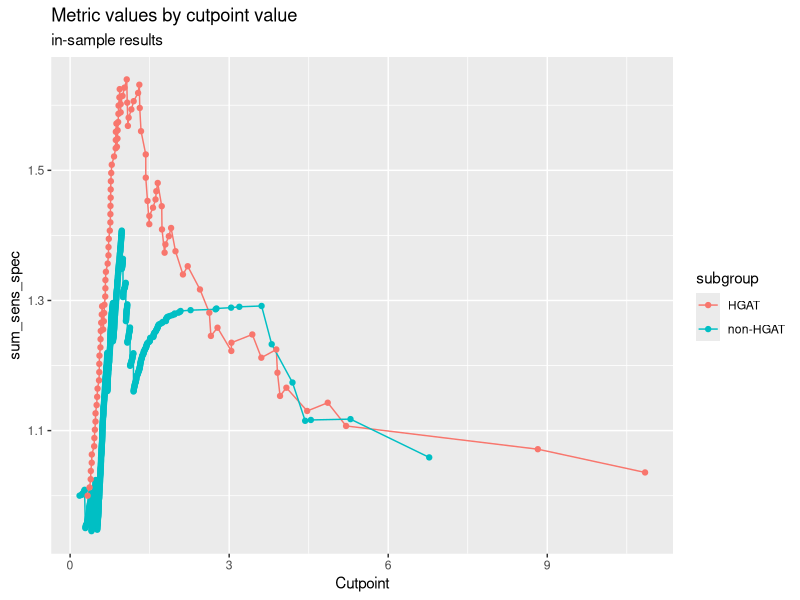
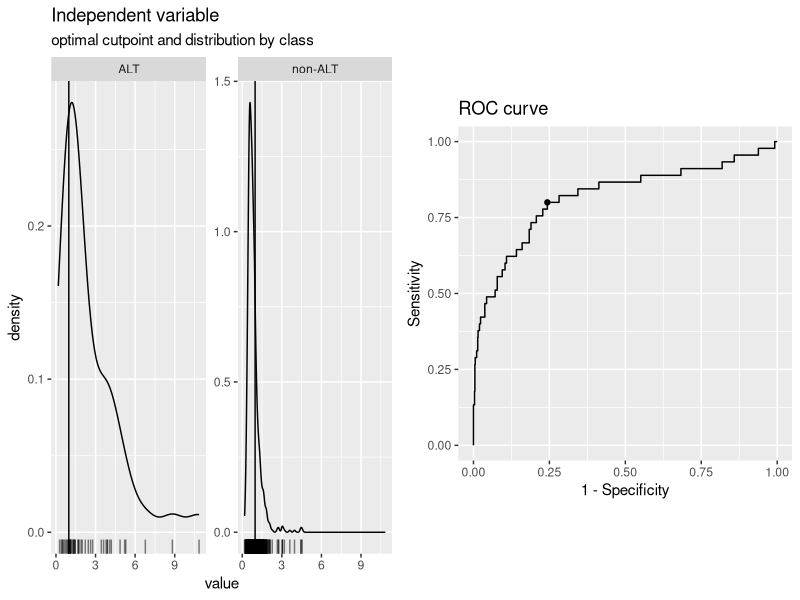
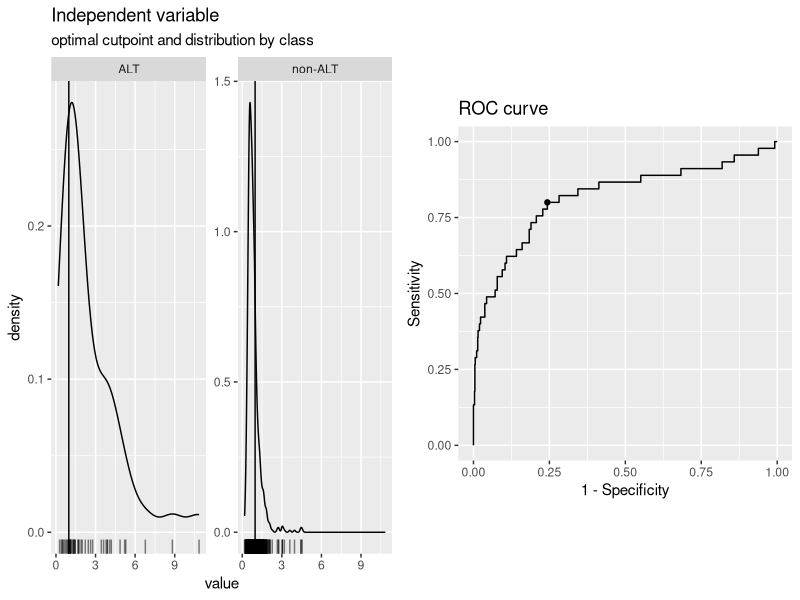
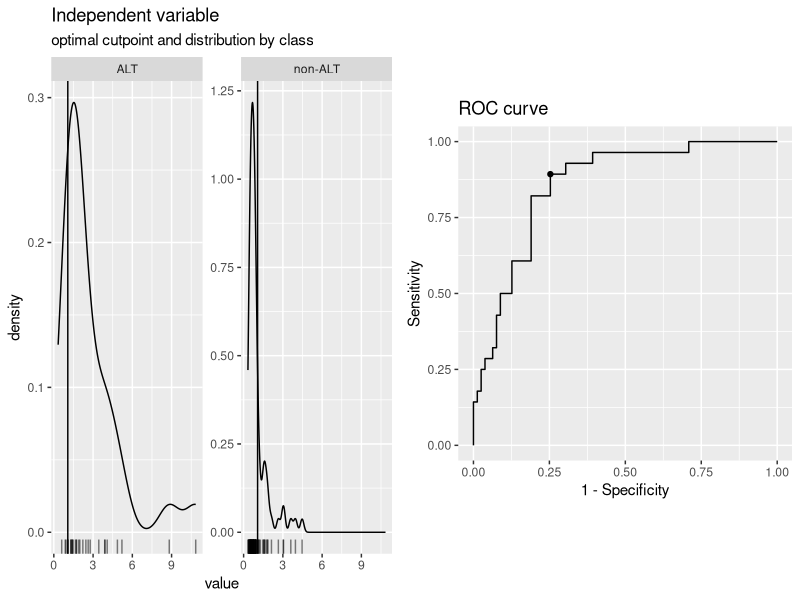
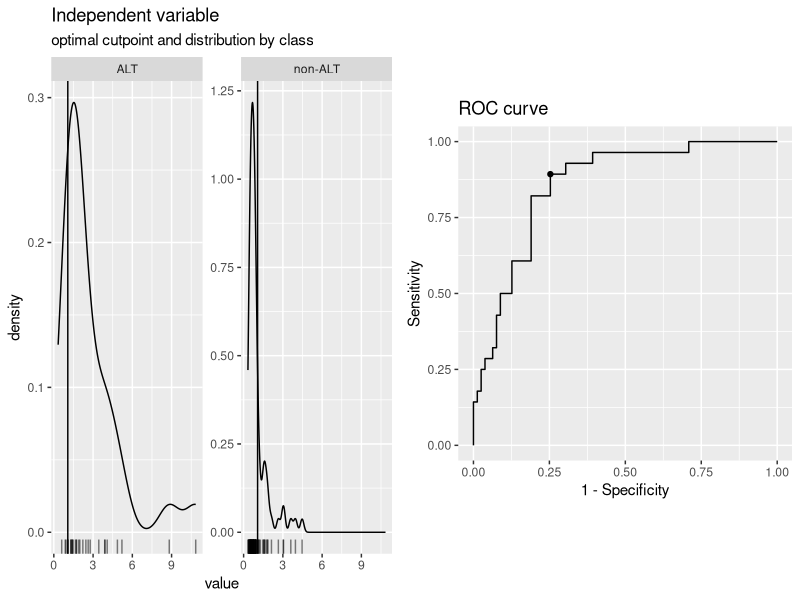
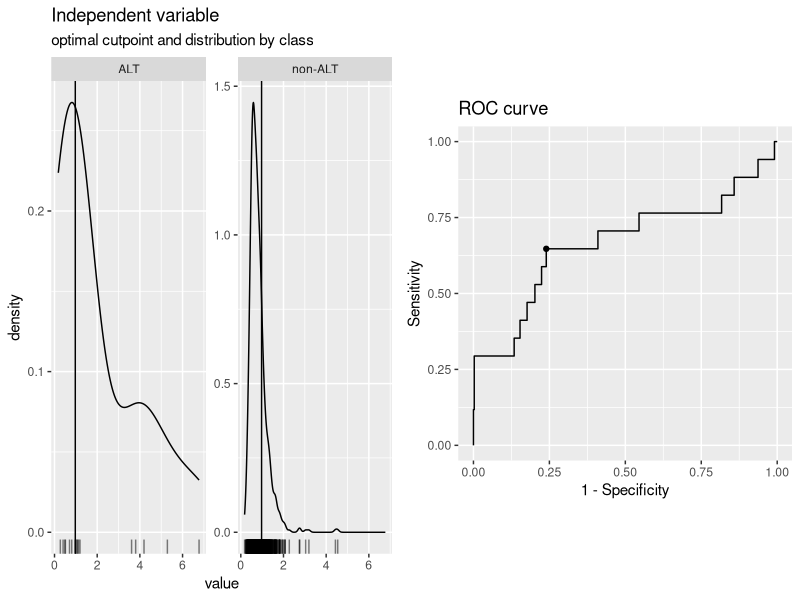
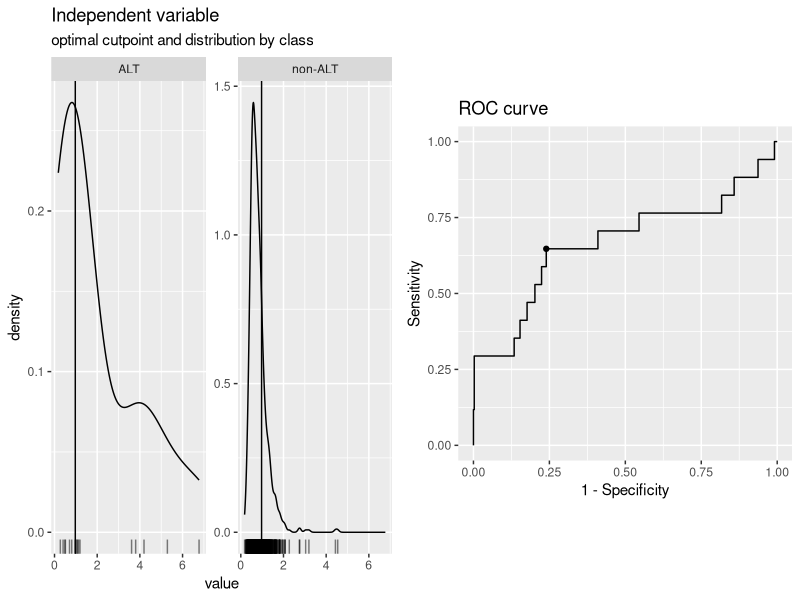
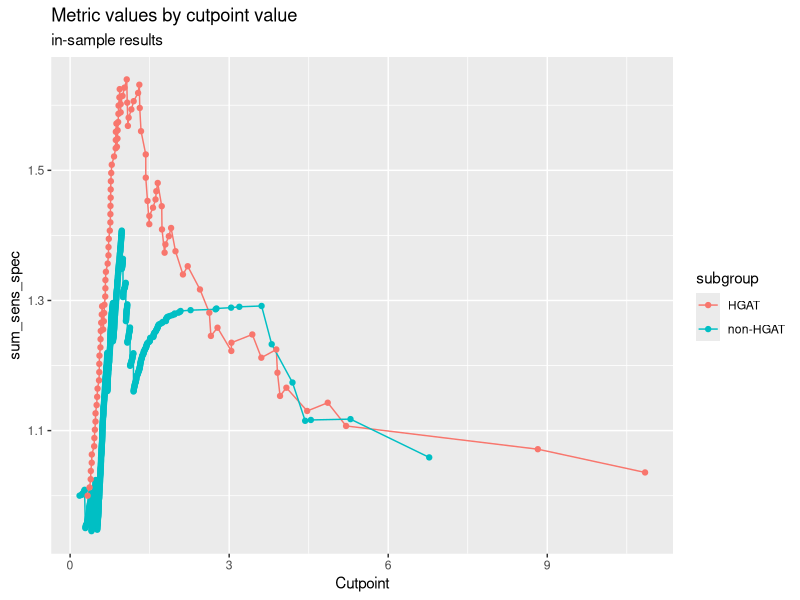

R code for these plots, in order:
## ---- chunk 1
library(cutpointr)
library(tidyverse)

#read in combined file
meta <- read_tsv("../../../analyses/add-histologies/output/ALT PBTA oct 2021 (including all plates)-updated-hist-alt.tsv",
         guess_max = 1000)

#subset for HGG and non-HGG
hgat <- meta %>%
  filter(group == "HGAT")
non_hgat <- meta %>%
  filter(group == "non-HGAT")

#how many per group?
meta %>%
  group_by(group) %>%
  tally()
## ---- chunk 2
opt_cut <- cutpointr(meta, telomere_ratio, phenotype, group, metric = sum_sens_spec, 
                     tol_metric = 0.05, break_ties = c, na.rm = T)
summary(opt_cut)
## ---- chunk 3
plot_metric(opt_cut)
#save as PDF
pdf("../../../analyses/cutpoint-analysis/plots/all-pbta-by-subgroup.pdf", height = 4, width = 6, onefile=FALSE)
plot_metric(opt_cut)
invisible(dev.off())
## ---- chunk 4
opt_cut %>%
  filter(subgroup == "HGAT") %>%
  select(optimal_cutpoint, sum_sens_spec) %>% 
  unnest(cols = c(optimal_cutpoint, sum_sens_spec)) %>%
  arrange(-sum_sens_spec)
## ---- chunk 5
opt_cut %>%
  filter(subgroup == "non-HGAT") %>%
  select(optimal_cutpoint, sum_sens_spec) %>% 
  unnest(cols = c(optimal_cutpoint, sum_sens_spec)) %>%
  arrange(-sum_sens_spec)
## ---- chunk 6
cp <- cutpointr(meta, telomere_ratio, phenotype, 
                method = maximize_metric, metric = sum_sens_spec, na.rm = T)
summary(cp)
## ---- chunk 7
plot(cp)
pdf("../../../analyses/cutpoint-analysis/plots/all-pbta.pdf", height = 4, width = 8, onefile=FALSE)
plot(cp)
invisible(dev.off())
## ---- chunk 8
cp <- cutpointr(hgat, telomere_ratio, phenotype,
                method = maximize_metric, metric = sum_sens_spec, na.rm = T)
summary(cp)
## ---- chunk 9
plot(cp)
pdf("../../../analyses/cutpoint-analysis/plots/hgat.pdf", height = 4, width = 8, onefile=FALSE)
plot(cp)
invisible(dev.off())
## ---- chunk 10
cp <- cutpointr(non_hgat, telomere_ratio, phenotype, 
                method = maximize_metric, metric = sum_sens_spec, na.rm = T)
summary(cp)
## ---- chunk 11
plot(cp)
pdf("../../../analyses/cutpoint-analysis/plots/non-hgat.pdf", height = 4, width = 8, onefile=FALSE)
plot(cp)
invisible(dev.off())
